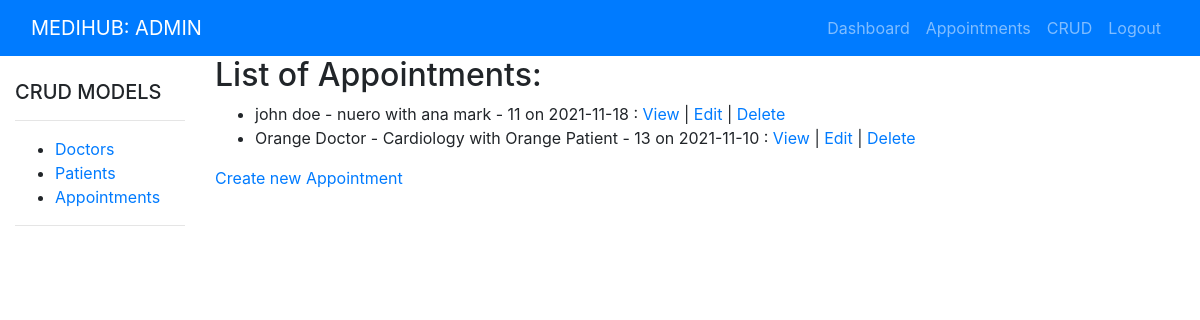
Screenshot of /adminapp/crud/appointments/ (signed in) with the database file from the repository.
### hospital/models.py (models this page shows)
class Appointment(models.Model):
    doctor = models.ForeignKey(Doctor, on_delete=models.CASCADE, null=True, blank=True)
    patient = models.ForeignKey(Patient, on_delete=models.CASCADE, null=True, blank=True)
    date = models.DateField(null=True, blank=True)
    time = models.TimeField(null=True, blank=True)
    details = models.TextField(max_length=1000, null=True, blank=True)
    confirmed = models.BooleanField(default=False)
    completed = models.BooleanField(default=False)
    def __str__(self):
        return f'{self.doctor} with {self.patient} on {self.date}'

class Doctor(models.Model):
    GENDER_CHOICES = [
        ('M', 'Male'),
        ('F', 'Female'),
        ('X', 'Other'),
    ]
    user = models.OneToOneField(User, on_delete=models.CASCADE, null=True, blank=True)
    first_name = models.CharField(max_length=50, null=True, blank=True)
    last_name = models.CharField(max_length=50, null=True, blank=True)
    gender = models.CharField(max_length=1, choices=GENDER_CHOICES, null=True, blank=True)
    dob = models.DateField(null=True, blank=True)
    department = models.CharField(max_length=50, null=True, blank=True)
    phone = models.CharField(max_length=10, null=True, blank=True)
    address = models.TextField(max_length=400, null=True, blank=True)
    email = models.CharField(max_length=100, null=True, blank=True)
    salary_in_rs = models.IntegerField(null=True, blank=True)
    schedule = models.TextField(max_length=1000, null=True, blank=True)
    def __str__(self):
        return f'{self.first_name} {self.last_name} - {self.department}'

class Patient(models.Model):
    GENDER_CHOICES = [
        ('M', 'Male'),
        ('F', 'Female'),
        ('X', 'Other'),
    ]
    user = models.OneToOneField(User, on_delete=models.CASCADE, null=True, blank=True)
    first_name = models.CharField(max_length=50, null=True, blank=True)
    last_name = models.CharField(max_length=50, null=True, blank=True)
    gender = models.CharField(max_length=1, choices=GENDER_CHOICES, null=True, blank=True)
    dob = models.DateField(null=True, blank=True)
    phone = models.CharField(max_length=10, null=True, blank=True)
    address = models.TextField(max_length=400, null=True, blank=True)
    email = models.CharField(max_length=100, null=True, blank=True)
    def __str__(self):
        return f'{self.first_name} {self.last_name} - {self.id}'

### adminapp/views.py (the view)
# urls.py: path('crud/appointments/', views.appointmentListView, name='appointment-list'),
@login_required(login_url='admin-login')
def appointmentListView(request):
    appointmentList = Appointment.objects.all()
    context = {
        'list_of_appointments': appointmentList,
    }
    return render(request, 'adminapp/appointment_list.html', context)

### adminapp/templates/adminapp/appointment_list.html
{% extends 'adminapp/crud_index.html' %}
{% block main %}
<h2>List of Appointments:</h2>
<ul>
    {% for appointment in list_of_appointments %}
    <li>{{appointment}} :
        <a href="{% url 'appointment-detail' appointment.id %}">View</a> |
        <a href="{% url 'edit-appointment' appointment.id %}">Edit</a> |
        <a href="{% url 'delete-appointment' appointment.id %}">Delete</a>
    </li>
    {% endfor %}
</ul>
<p><a href="{% url 'create-appointment' %}">Create new Appointment</a></p>
{% endblock %}

### rows the page displays
Appointment: doctor+patient+date "john doe - nuero with ana mark - 11 on 2021-11-18"
Appointment: doctor+patient+date "Orange Doctor - Cardiology with Orange Patient - 13 on 2021-11-10"
